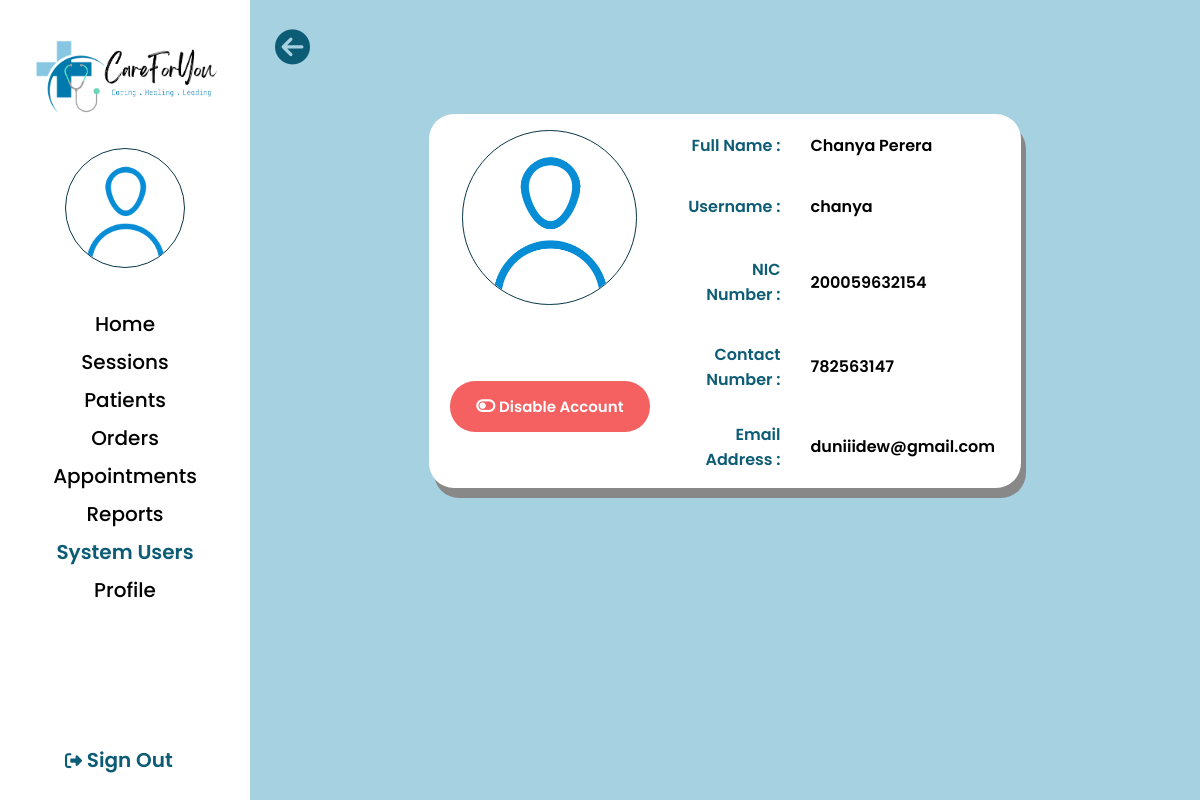
Page /admin/admin-pha-view-detail.php?id=1 (signed in) on the committed database.
### tables this page shows
CREATE TABLE `tbl_pharmacist` (
  `pharmacist_id` int(20) UNSIGNED NOT NULL,
  `userid` varchar(10) NOT NULL,
  `fullname` varchar(255) NOT NULL,
  `nic` varchar(12) NOT NULL,
  `contact_number` int(10) DEFAULT NULL,
  `profile_picture` varchar(255) NOT NULL
);

CREATE TABLE `tbl_sysusers` (
  `userid` int(10) NOT NULL,
  `actortype` varchar(100) NOT NULL,
  `username` varchar(100) NOT NULL,
  `password` varchar(255) NOT NULL,
  `status` int(1) NOT NULL DEFAULT 1,
  `email` varchar(30) NOT NULL
);

### admin/admin_getinfo.php (called while the page is built, shortened)
<?php
    if(isset($_SESSION['user']))
    {
        $user  = $_SESSION['user'];
        $sql = "SELECT userid,email FROM tbl_sysusers WHERE username='$user' ";
        $res = mysqli_query($conn, $sql);
        if($res == TRUE)
        {
            $count =mysqli_num_rows($res);
            if($count == 1)
            {
                $row = mysqli_fetch_assoc($res);
                $Admin_userid = $row['userid'];
            }
        }
        $sql2 = "SELECT * FROM tbl_admin WHERE userid=$Admin_userid";
        $res2 = mysqli_query($conn, $sql2);
        if($res2 == TRUE)
        {
            $count2 =mysqli_num_rows($res2);
            if($count2 == 1)
            {
                $row2 = mysqli_fetch_assoc($res2);
                $Admin_profile_picture = $row2['profile_picture'];
            }
        }
    }
?>

### admin/admin-pha-view-detail.php (the view, shortened to what this page needs)
<?php include('../config/constants.php'); ?>
<!DOCTYPE html>
<html lang="en">
<head>
    <link rel="stylesheet" href="../css/admin.css">
</head>
<body>
<?php include('admin_getinfo.php');
?>
    <div class="wrapper">
        <div class="sidebar">
            <a href="../index.php"><img src="../images/logo.png" alt="logo" class="logo"></a>
            <img src="../images/user-profilepic/admin/<?php echo $Admin_profile_picture; ?>" alt="user" class="imgframe">
            <ul>
                <li><a href="admin_home.php">Home</a></li>
                <li><a href="admin-session-view.php">Sessions</a></li>
                <li><a href="admin-patient-view.php">Patients</a></li>
                <li><a href="admin-order-view.php">Orders</a></li>
                <li><a href="admin-doc-appointment.php">Appointments</a></li>
                <li><a href="#">Reports</a></li>
                <li><a href="admin-system-users.php"><div class="highlighttext">System Users</div></a></li>
                <li><a href="admin_viewprofile.php">Profile</a></li>
            </ul>
            <div class="signouttext"><a href="../logout.php"><i class="fa-solid fa-right-from-bracket"></i> Sign Out </a></div>
        </div>
        <div class="main_content">
            <div class="info">
            <div class="back" onclick="location.href='admin-pha-view.php'">
                <i class="fa-solid fa-circle-arrow-left" style="font-size: 35px;"></i> </div>
            <?php
                $id = $_GET['id'];
                $query="SELECT * FROM tbl_pharmacist INNER JOIN tbl_sysusers ON tbl_pharmacist.userid = tbl_sysusers.userid WHERE pharmacist_id = $id";
                $result=mysqli_query($conn,$query);
                $row = mysqli_fetch_assoc($result);
                ?>
               <table class="view-doc">
                    <tr>
                        <td rowspan = 3 style="width:100px;">
                            <img src="../images/user-profilepic/pharmacist/<?php echo $row['profile_picture']; ?>" alt="user" class="ppframe" style="width: 175px; height: 175px;">
                        </td>
                        <td class="typeR">Full Name :</td>
                        <td class="typeL"><?php echo $row['fullname']; ?></tr>
                    <tr>
                        <td class="typeR">Username :</td>
                        <td class="typeL"><?php echo $row['username']; ?></td>
                    </tr>
                    <tr>
                        <td class="typeR">NIC Number :</td>
                        <td class="typeL"><?php echo $row['nic']; ?></td>
                    </tr>
                    <tr>
                        <td rowspan = 2>
                        <?php
                            if ($row['status'] == 1) {
                                include('./admin-pha-pop.php');
                            ?>
                                <button type="button" class="btn-del-doc-disable" onclick="document.getElementById('id01').style.display='block'; document.getElementById('del').action = '?id=<?php echo $row['pharmacist_id'] ?>&disable=<?php echo $row['userid'] ?>';">
                                <i class="fa-solid fa-toggle-off"></i>
                                Disable Account
                                </button>
                            <?php };
                        ?>
                        <td class="typeR">Contact Number :</td>
                        <td class="typeL"><?php echo $row['contact_number']; ?></td>
                    <tr>
                        <td class="typeR">Email Address :</td>
                        <td class="typeL"><?php echo $row['email']; ?></td>
                    </tr>
</body>
</html>

### css/admin.css (style rules this page uses)
* { margin: 0px; padding: 0px; box-sizing: border-box; list-style: none; text-decoration: none; font-family: 'Poppins', sans-serif; }
body { background-color: #A5D1E1; }
.back { position: absolute; left: 275px; top: 30px; color: #0D5C75; cursor: pointer; }
.wrapper { display: flex; position: relative; }
.wrapper .sidebar { width: 250px; height: 100%; background: #FFFFFF; padding: 30px 0px; position: fixed; }
.logo { width: 200px; margin-top: 0px; margin-left: 25px; }
.imgframe { width: 120px; height: 120px; margin-top: 20px; margin-left: 65px; border: 1px solid #083746; border-radius: 50%; }
.wrapper .sidebar ul { margin-top: 20px; text-align: center; font-size: 20px; font-weight: 500; padding: 10px; }
.wrapper .sidebar ul li { padding: 4px; vertical-align: middle; }
.wrapper .sidebar ul li a { color: #000000; display: block; }
.signouttext { color: #0D5C75; text-align: center; font-size: 20px; font-weight: 600; position: absolute; bottom: 25px; left: 65px; }
.wrapper .sidebar .signouttext a { color: #0D5C75; display: block; }
.fa-solid { font-size: 17px; }
.wrapper .main_content { width: 100%; margin-left: 250px; margin-top: 50px; text-align: center; }
.wrapper .main_content .info { margin: 20px; color: #000000; line-height: 25px; }
.wrapper .main_content .info div { margin-bottom: 20px; }
.highlighttext { color: #0D5C75; font-weight: 600; display: inline; }
table { border-collapse:collapse; }
table td { width: 750px; text-align:center; padding-left: 10%; padding-right: 10%; padding-bottom: 5%; }
.view-doc { margin-top: 7%; margin-bottom: 5%; margin-left: auto; margin-right: auto; width: 65%; text-align: center; vertical-align: middle; background-color: #ffffff; border-collapse: collapse; border-radius: 25px; overflow: hidden; border: 1px solid #888888; padding: 10px; box-shadow: 5px 10px #888888; }
.view-doc tr td { padding: 15px; text-align: center; vertical-align: middle; }
.view-doc td.typeR { text-align: right; color: #0D5C75; font-weight: 600; }
.view-doc td.typeL { text-align: left; font-weight: 600; }
.ppframe { width: 200px; height: 200px; border: 1px solid #083746; border-radius: 50%; }
.btn-del-doc-disable { width: 200px; border-radius: 25px; background-color: #F45050; font-size: 15px; font-weight: 600; cursor: pointer; }

### css/pha-del-pop.css (style rules this page uses)
button { background-color: #04AA6D; color: white; padding: 14px 20px; margin: 8px 0; border: none; cursor: pointer; width: 100%; opacity: 0.9; font-family: 'Poppins'; font-style: normal; }
a { cursor: pointer; }

### rows in the picture
tbl_pharmacist: profile_picture (placeholder picture), fullname "Chanya Perera", userid.username "chanya", nic "200059632154", contact_number "782563147", userid.email "duniiidew@gmail.com"
